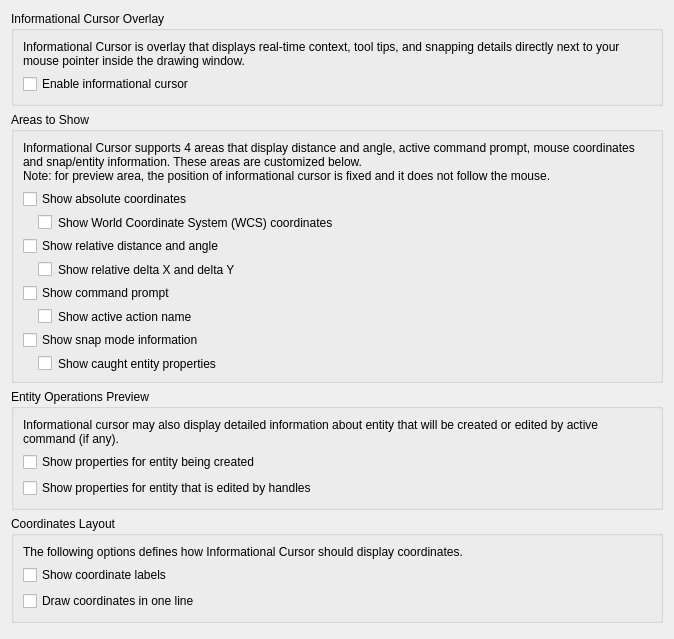
<?xml version="1.0" encoding="UTF-8"?>
<ui version="4.0">
 <class>LC_SettingsPageInfoCursor</class>
 <widget class="QWidget" name="LC_SettingsPageInfoCursor">
  <property name="geometry">
   <rect>
    <x>0</x>
    <y>0</y>
    <width>674</width>
    <height>639</height>
   </rect>
  </property>
  <layout class="QVBoxLayout" name="mainLayout">
   <item>
    <widget class="QGroupBox" name="groupBox">
     <property name="title">
      <string>Informational Cursor Overlay</string>
     </property>
     <layout class="QGridLayout" name="gridLayout">
      <item row="1" column="0">
       <widget class="QCheckBox" name="cbInfoOverlayEnable">
        <property name="toolTip">
         <string>Informational Cursor Visibility

If checked, informational cursor will be enabled and shown where applicable.</string>
        </property>
        <property name="text">
         <string>Enable informational cursor</string>
        </property>
       </widget>
      </item>
      <item row="0" column="0">
       <widget class="QLabel" name="label">
        <property name="text">
         <string>Informational Cursor is overlay that displays real-time context, tool tips, and snapping details directly next to your mouse pointer inside the drawing window.</string>
        </property>
        <property name="wordWrap">
         <bool>true</bool>
        </property>
       </widget>
      </item>
     </layout>
    </widget>
   </item>
   <item>
    <widget class="QGroupBox" name="groupBox_16">
     <property name="title">
      <string>Areas to Show</string>
     </property>
     <layout class="QVBoxLayout" name="layCoords">
      <item>
       <widget class="QLabel" name="label_2">
        <property name="text">
         <string>Informational Cursor supports 4 areas that display distance and angle, active command prompt, mouse coordinates and snap/entity information. These areas are customized below.
Note: for preview area, the position of informational cursor is fixed and it does not follow the mouse.</string>
        </property>
        <property name="wordWrap">
         <bool>true</bool>
        </property>
       </widget>
      </item>
      <item>
       <widget class="QCheckBox" name="cbInfoOverlayAbsolutePosition">
        <property name="toolTip">
         <string>Absolute Coordinates

If checked, current absolute coordinates of snap point
in the active user coordinate system (UCS) will be shown.</string>
        </property>
        <property name="text">
         <string>Show absolute coordinates</string>
        </property>
       </widget>
      </item>
      <item>
       <widget class="QCheckBox" name="cbShowWorldCoordinates">
        <property name="toolTip">
         <string>WCS coordinates in UCS

If set and user coordinate system is active, absolute coodinate in
world coordinate system (WCS) will be also shown.</string>
        </property>
        <property name="styleSheet">
         <string notr="true">margin-left:15px;</string>
        </property>
        <property name="text">
         <string>Show World Coordinate System (WCS) coordinates</string>
        </property>
       </widget>
      </item>
      <item>
       <widget class="QCheckBox" name="cbInfoOverlayRelative">
        <property name="toolTip">
         <string>Distance and Angle

If checked, a distance and angle from 
relative zero point to snap point will be shown. </string>
        </property>
        <property name="text">
         <string>Show relative distance and angle</string>
        </property>
       </widget>
      </item>
      <item>
       <widget class="QCheckBox" name="cbInfoOverlayRelativeDeltas">
        <property name="toolTip">
         <string>Display delta X and delta Y coordinates relative to the relative zero point.</string>
        </property>
        <property name="styleSheet">
         <string notr="true">margin-left:15px;</string>
        </property>
        <property name="text">
         <string>Show relative delta X and delta Y</string>
        </property>
       </widget>
      </item>
      <item>
       <widget class="QCheckBox" name="cbInfoOverlayCommandPrompt">
        <property name="toolTip">
         <string>Command Prompt

If checked, the prompt of the active command's state
as well as optional instructions will be shown. </string>
        </property>
        <property name="text">
         <string>Show command prompt</string>
        </property>
       </widget>
      </item>
      <item>
       <widget class="QCheckBox" name="cbInfoOverlayCommandName">
        <property name="toolTip">
         <string>Command Name in Command Prompt

If checked, name of the currently active tool 
will be shown before command prompt.</string>
        </property>
        <property name="styleSheet">
         <string notr="true">margin-left:15px;</string>
        </property>
        <property name="text">
         <string>Show active action name</string>
        </property>
       </widget>
      </item>
      <item>
       <widget class="QCheckBox" name="cbInfoOverlaySnap">
        <property name="toolTip">
         <string>Snap Info

If checked, information about the type of snap mode
(e.g. End, Middle, Intersection, Grid) and restrictions 
will be shown for snap point (if any) at the cursor.</string>
        </property>
        <property name="text">
         <string>Show snap mode information</string>
        </property>
       </widget>
      </item>
      <item>
       <widget class="QCheckBox" name="cbInfoOverlaySnapEntityInfo">
        <property name="toolTip">
         <string>Caught Entity Info

If checked, short overview of geometry information
of entities caught by the snapping cursor will be shown. </string>
        </property>
        <property name="styleSheet">
         <string notr="true">margin-left:15px;</string>
        </property>
        <property name="text">
         <string>Show caught entity properties</string>
        </property>
       </widget>
      </item>
     </layout>
    </widget>
   </item>
   <item>
    <widget class="QGroupBox" name="groupBox_18">
     <property name="title">
      <string>Entity Operations Preview</string>
     </property>
     <layout class="QVBoxLayout" name="layFormatting">
      <item>
       <widget class="QLabel" name="label_3">
        <property name="text">
         <string>Informational cursor may also display detailed information about entity that will be created or edited by active command (if any).</string>
        </property>
        <property name="wordWrap">
         <bool>true</bool>
        </property>
       </widget>
      </item>
      <item>
       <widget class="QCheckBox" name="cbInfoOverlayPreviewCreatingEntity">
        <property name="toolTip">
         <string>Entity To Create

If selected, dynamic properties (length, radius, angle etc.)  
of entity that will be created by the current action (if any)
will be shown.</string>
        </property>
        <property name="text">
         <string>Show properties for entity being created</string>
        </property>
       </widget>
      </item>
      <item>
       <widget class="QCheckBox" name="cbInfoOverlayPreviewEditingEntity">
        <property name="toolTip">
         <string>Entity To Modify

If selected, modified properties while 
dragging or editing entities will be shown.</string>
        </property>
        <property name="text">
         <string>Show properties for entity that is edited by handles</string>
        </property>
       </widget>
      </item>
     </layout>
    </widget>
   </item>
   <item>
    <widget class="QGroupBox" name="groupBox_2">
     <property name="title">
      <string>Coordinates Layout</string>
     </property>
     <layout class="QGridLayout" name="gridLayout_2">
      <item row="3" column="0">
       <widget class="QCheckBox" name="cbInfoOverlayInOneLine">
        <property name="toolTip">
         <string>Single Line Coordinates

If checked, components of coordinate will be drawn in one horizontal line. 
Otherwise, each component will be on own line using stacked layout.</string>
        </property>
        <property name="text">
         <string>Draw coordinates in one line</string>
        </property>
       </widget>
      </item>
      <item row="1" column="0" rowspan="2" colspan="2">
       <widget class="QCheckBox" name="cbInfoOverlayShowLabels">
        <property name="toolTip">
         <string>Coordinate Labels

If checked, text prefix labels (e.g. 'Dist:', 'Angle:', 'X:')
before values for coordinate components will be shown. 
Otherwise, coordinates will be displayed in 
standard numberic-only form. </string>
        </property>
        <property name="text">
         <string>Show coordinate labels</string>
        </property>
       </widget>
      </item>
      <item row="0" column="0" colspan="2">
       <widget class="QLabel" name="label_4">
        <property name="text">
         <string>The following options defines how Informational Cursor should display coordinates.</string>
        </property>
        <property name="wordWrap">
         <bool>true</bool>
        </property>
       </widget>
      </item>
     </layout>
    </widget>
   </item>
   <item>
    <spacer name="verticalSpacer">
     <property name="orientation">
      <enum>Qt::Orientation::Vertical</enum>
     </property>
     <property name="sizeHint" stdset="0">
      <size>
       <width>20</width>
       <height>40</height>
      </size>
     </property>
    </spacer>
   </item>
  </layout>
 </widget>
 <resources/>
 <connections/>
</ui>
